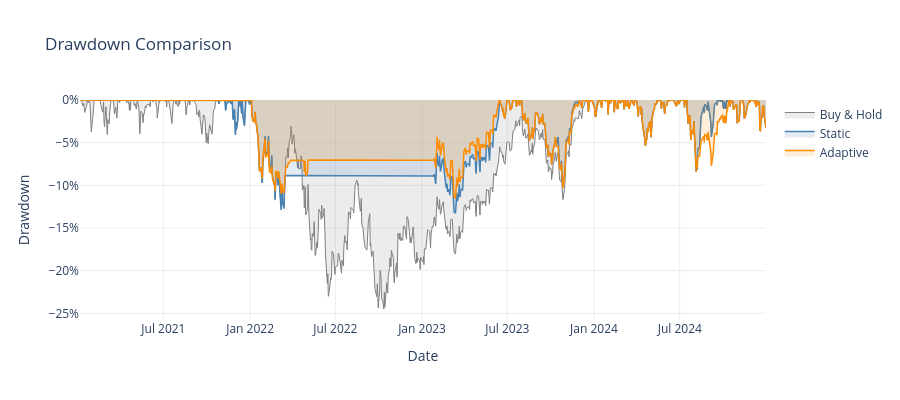

Source (notebook cell):
### Code cell
# Drawdown chart
def drawdown_series(r):
    cum = (1 + r.dropna()).cumprod()
    return (cum - cum.expanding().max()) / cum.expanding().max()

dd_bh = drawdown_series(spy['ret_bh'])
dd_st = drawdown_series(spy['ret_static'])
dd_ad = drawdown_series(spy['ret_adaptive'])

fig = go.Figure()
fig.add_trace(go.Scatter(x=dd_bh.index, y=dd_bh, fill='tozeroy',
                         fillcolor='rgba(128,128,128,0.15)',
                         line=dict(color='gray', width=1), name='Buy & Hold'))
fig.add_trace(go.Scatter(x=dd_st.index, y=dd_st, fill='tozeroy',
                         fillcolor='rgba(70,130,180,0.15)',
                         line=dict(color='steelblue', width=1.5), name='Static'))
fig.add_trace(go.Scatter(x=dd_ad.index, y=dd_ad, fill='tozeroy',
                         fillcolor='rgba(255,140,0,0.15)',
                         line=dict(color='darkorange', width=1.5), name='Adaptive'))

fig.update_layout(
    title='Drawdown Comparison',
    xaxis_title='Date', yaxis_title='Drawdown',
    height=400, plot_bgcolor='white', paper_bgcolor='white'
)
fig.update_yaxes(tickformat='.0%', gridcolor='rgba(0,0,0,0.07)')
fig.update_xaxes(gridcolor='rgba(0,0,0,0.07)')

fig.write_html('outputs/figures/07_drawdown.html')
fig.show()

### Figure 1 — Plotly figure (JSON) as saved in the notebook; plotly's stock layout.template omitted (floating-point values rounded to 4 significant figures; data arrays with more than 128 entries replaced by an {"elided": "..."} marker saying what was removed)
{"data": [{"fill": "tozeroy", "fillcolor": "rgba(128,128,128,0.15)", "line": {"color": "gray", "width": 1}, "name": "Buy & Hold", "type": "scatter", "x": {"elided": "1004 str values"}, "y": {"elided": "1004 float values"}}, {"fill": "tozeroy", "fillcolor": "rgba(70,130,180,0.15)", "line": {"color": "steelblue", "width": 1.5}, "name": "Static", "type": "scatter", "x": {"elided": "1003 str values"}, "y": {"elided": "1003 float values"}}, {"fill": "tozeroy", "fillcolor": "rgba(255,140,0,0.15)", "line": {"color": "darkorange", "width": 1.5}, "name": "Adaptive", "type": "scatter", "x": {"elided": "1003 str values"}, "y": {"elided": "1003 float values"}}], "layout": {"height": 400, "paper_bgcolor": "white", "plot_bgcolor": "white", "title": {"text": "Drawdown Comparison"}, "xaxis": {"gridcolor": "rgba(0,0,0,0.07)", "title": {"text": "Date"}}, "yaxis": {"gridcolor": "rgba(0,0,0,0.07)", "tickformat": ".0%", "title": {"text": "Drawdown"}}}}
